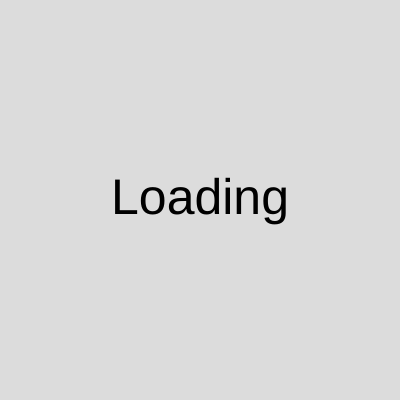
Frame 1 (no input)
Frame 60 (no input): identical to frame 1, image omitted
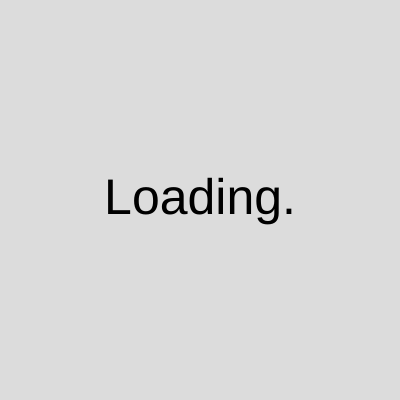
Frame 120 (the mouse pressed at the canvas centre since frame 60)

The p5.js sketch that drew these frames (run headless with seeded random() and noise() and a simulated clock; from frame 60 on, the mouse is pressed at the canvas centre):

// p5.js sketch
// ── sketch.js
let timer = 0;
var blob1 = 'Loading';

function setup() {
  createCanvas(400, 400);
}

function draw() {
  background(220);
  textAlign(CENTER, CENTER);
  textSize(50);
  text(blob1, width/2, height/2);

  // while (timer > 0) {  // this doesn't work because it's all happening at the same time
  //   timer --;
  // }

  // frameCount --> this keeps track of the number of times the program has gone throught the code, 60 = 1 second
  // % ---> this is the Modulo operator, it divides numbers and evaluates to the remainder: 17 % 5 evaluates to 2 remainder
  // this can be used to determine if the number on the left is divisible by the number on the right

  if (frameCount % 60 == 0) { // if the frameCount is divisible by 60, then a second has passed. it will stop at 0
    timer ++;
    blob1 = blob1 + '.';
  }
  if (timer > 3) {
    timer = 0;
    blob1 = 'Loading';
  }

}
